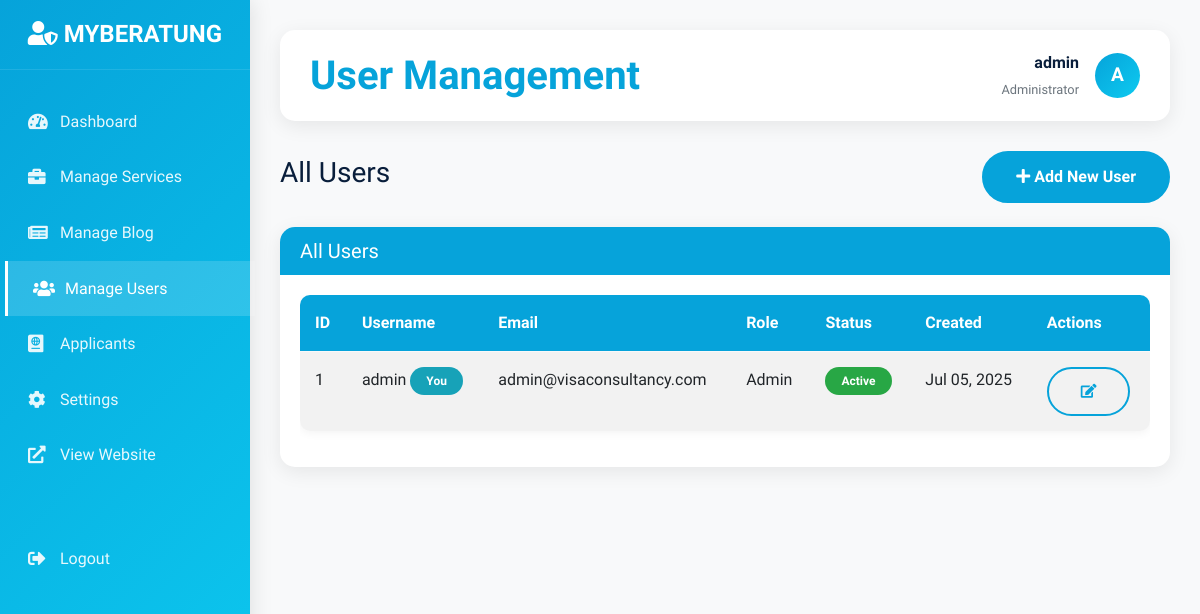
/admin/user-management.php (signed in), run on the app's committed database.
### tables this page shows
CREATE TABLE IF NOT EXISTS users (
    id INT PRIMARY KEY AUTO_INCREMENT,
    username VARCHAR(50) UNIQUE NOT NULL,
    email VARCHAR(100) UNIQUE NOT NULL,
    password VARCHAR(255) NOT NULL,
    role ENUM('admin', 'client') NOT NULL DEFAULT 'client',
    first_name VARCHAR(50),
    last_name VARCHAR(50),
    phone VARCHAR(20),
    session_token VARCHAR(64) NULL,
    is_active BOOLEAN DEFAULT TRUE,
    created_at TIMESTAMP DEFAULT CURRENT_TIMESTAMP,
    updated_at TIMESTAMP DEFAULT CURRENT_TIMESTAMP ON UPDATE CURRENT_TIMESTAMP,
    INDEX idx_session_token (session_token),
    INDEX idx_email (email)
);

### includes/db.php (called while the page is built, shortened)
<?php
class Database {
    private $connection;
    private static $instance = null;
    private function __construct() {
        try {
            $this->connection = new PDO(
                "mysql:host=" . DB_HOST . ";dbname=" . DB_NAME,
                DB_USER,
                DB_PASS,
                array(PDO::ATTR_ERRMODE => PDO::ERRMODE_EXCEPTION)
            );
        } catch(PDOException $e) {
            die("Connection failed: " . $e->getMessage());
        }
    }
    public static function getInstance() {
        if (self::$instance === null) {
            self::$instance = new self();
        }
        return self::$instance;
    }
    public function query($sql, $params = []) {
        try {
            $stmt = $this->connection->prepare($sql);
            $stmt->execute($params);
            return $stmt;
        } catch(PDOException $e) {
            die("Query failed: " . $e->getMessage());
        }
    }
    public function fetchAll($sql, $params = []) {
        return $this->query($sql, $params)->fetchAll(PDO::FETCH_ASSOC);
    }
}

### admin/user-management.php (the view, shortened to what this page needs)
<?php
require_once '../includes/db.php';
$db = Database::getInstance();
$users = $db->fetchAll("SELECT * FROM users ORDER BY created_at DESC");
?>
<!DOCTYPE html>
<html lang="en">
<head>
    <link href="https://cdn.jsdelivr.net/npm/bootstrap@4.6.0/dist/css/bootstrap.min.css" rel="stylesheet">
    <link href="https://cdnjs.cloudflare.com/ajax/libs/font-awesome/5.15.4/css/all.min.css" rel="stylesheet">
</head>
<body>
    <div class="sidebar">
        <div class="sidebar-header">
            <h4><i class="fas fa-user-shield"></i> MYBERATUNG</h4>
        </div>
        <nav class="mt-4">
            <a href="dashboard.php" class="nav-link">
                <i class="fas fa-tachometer-alt"></i> Dashboard
            </a>
            <a href="services-management.php" class="nav-link">
                <i class="fas fa-briefcase"></i> Manage Services
            </a>
            <a href="blog-management.php" class="nav-link">
                <i class="fas fa-newspaper"></i> Manage Blog
            </a>
            <a href="user-management.php" class="nav-link active">
                <i class="fas fa-users"></i> Manage Users
            </a>
            <a href="manage-applications.php" class="nav-link">
                <i class="fas fa-passport"></i> Applicants
            </a>
            <a href="settings.php" class="nav-link">
                <i class="fas fa-cog"></i> Settings
            </a>
            <a href="../index.php" class="nav-link" target="_blank">
                <i class="fas fa-external-link-alt"></i> View Website
            </a>
            <a href="logout.php" class="nav-link mt-5">
                <i class="fas fa-sign-out-alt"></i> Logout
            </a>
        </nav>
    </div>
    <div class="main-content">
        <div class="top-header">
            <h1>User Management</h1>
            <div class="d-flex align-items-center">
                <div class="mr-3 text-right">
                    <p class="mb-0 font-weight-bold"><?php echo htmlspecialchars($_SESSION['admin_username']); ?></p>
                    <small class="text-muted">Administrator</small>
                </div>
                <div class="user-avatar">
                    <?php echo strtoupper(substr($_SESSION['admin_username'], 0, 1)); ?>
                </div>
            </div>
        </div>
        <div class="d-flex justify-content-between align-items-center mb-4">
            <h3>All Users</h3>
            <button class="btn btn-primary" data-toggle="modal" data-target="#addUserModal">
                <i class="fas fa-plus"></i> Add New User
            </button>
        </div>
        <div class="card">
            <div class="card-header">
                <h5 class="mb-0">All Users</h5>
            </div>
            <div class="card-body">
                <div class="table-responsive">
                    <table class="table table-striped">
                        <thead>
                            <tr>
                                <th>ID</th>
                                <th>Username</th>
                                <th>Email</th>
                                <th>Role</th>
                                <th>Status</th>
                                <th>Created</th>
                                <th>Actions</th>
                            </tr>
                        </thead>
                        <tbody>
                            <?php foreach ($users as $user): ?>
                            <tr>
                                <td><?php echo $user['id']; ?></td>
                                <td>
                                    <?php echo htmlspecialchars($user['username']); ?>
                                    <?php if ($user['id'] == $_SESSION['admin_id']): ?>
                                        <span class="badge badge-info">You</span>
                                    <?php endif; ?>
                                </td>
                                <td><?php echo htmlspecialchars($user['email']); ?></td>
                                <td>
                                    <span class="role-badge"><?php echo ucfirst($user['role']); ?></span>
                                </td>
                                <td>
                                    <?php
                                    $is_active = isset($user['is_active']) ? $user['is_active'] : true;
                                    if ($is_active): ?>
                                        <span class="badge badge-success">Active</span>
                                    <?php else: ?>
                                        <span class="badge badge-danger">Inactive</span>
                                    <?php endif; ?>
                                </td>
                                <td><?php echo date('M d, Y', strtotime($user['created_at'])); ?></td>
                                <td>
                                    <div class="btn-group" role="group">
                                        <a href="?edit=<?php echo $user['id']; ?>" class="btn btn-outline-primary btn-sm">
                                            <i class="fas fa-edit"></i>
                                        </a>
                                    </div>
                                </td>
                            </tr>
                            <?php endforeach; ?>
                        </tbody>
                    </table>
                </div>
            </div>
        </div>
    </div>
</body>
</html>

### admin/user-management.php (style rules this page uses)
:root { --primary: #06A3DA; --secondary: #F57E57; --dark: #091E3B; --light: #F8F9FA; --white: #FFFFFF; --gray: #6C757D; }
* { margin: 0; padding: 0; box-sizing: border-box; }
body { font-family: 'Heebo', sans-serif; line-height: 1.6; color: var(--dark); background-color: var(--light); }
.sidebar { position: fixed; left: 0; top: 0; height: 100vh; width: 250px; background: linear-gradient(135deg, var(--primary) 0%, #0DCAF0 100%); color: white; z-index: 1000; box-shadow: 2px 0 20px rgba(0, 0, 0, 0.1); }
.sidebar-header { padding: 20px; text-align: center; border-bottom: 1px solid rgba(255,255,255,0.1); }
.sidebar-header h4 { color: var(--white); font-weight: 700; margin: 0; }
.nav-link { color: rgba(255,255,255,0.9); padding: 15px 25px; display: flex; align-items: center; text-decoration: none; transition: all 0.3s ease; border-left: 3px solid transparent; font-weight: 500; }
.nav-link:hover, .nav-link.active { color: white; background-color: rgba(255,255,255,0.15); border-left-color: var(--white); text-decoration: none; transform: translateX(5px); }
.nav-link i { margin-right: 12px; width: 20px; font-size: 1.1rem; }
.main-content { margin-left: 250px; padding: 30px; min-height: 100vh; }
.top-header { background: var(--white); padding: 20px 30px; border-radius: 15px; box-shadow: 0 5px 20px rgba(0,0,0,0.08); margin-bottom: 30px; display: flex; justify-content: space-between; align-items: center; }
.top-header h1 { color: var(--primary); font-weight: 700; margin: 0; }
.user-avatar { width: 45px; height: 45px; border-radius: 50%; background: linear-gradient(135deg, var(--primary), #0DCAF0); display: flex; align-items: center; justify-content: center; color: white; font-weight: 600; font-size: 1.2rem; }
.btn-primary { background: var(--primary) !important; border: 2px solid var(--primary) !important; color: var(--white) !important; font-weight: 600; padding: 0.75rem 2rem; border-radius: 50px; transition: all 0.3s ease; }
.btn-outline-primary { border: 2px solid var(--primary) !important; color: var(--primary) !important; background: transparent !important; font-weight: 600; padding: 0.75rem 2rem; border-radius: 50px; transition: all 0.3s ease; }
.table { border-radius: 10px; overflow: hidden; box-shadow: 0 2px 10px rgba(0,0,0,0.05); }
.table thead th { background: var(--primary); color: var(--white); border: none; font-weight: 600; padding: 15px; }
.table tbody td { padding: 15px; border-color: #f8f9fa; }
.badge { padding: 0.5rem 1rem; border-radius: 50px; font-weight: 600; }
.card { border-radius: 15px; border: none; box-shadow: 0 5px 20px rgba(0,0,0,0.08); transition: all 0.3s ease; }
.card-header { background: var(--primary); color: var(--white); border-radius: 15px 15px 0 0 !important; border: none; font-weight: 600; }

### data on the page
users: id "1", username "admin", shows "You", email "admin@visaconsultancy.com", role "Admin", is_active "Active", created_at "Jul 05, 2025"

### other printed values
$_SESSION['admin_username'] "admin"
substr($_SESSION['admin_username'], 0, 1) "A"
